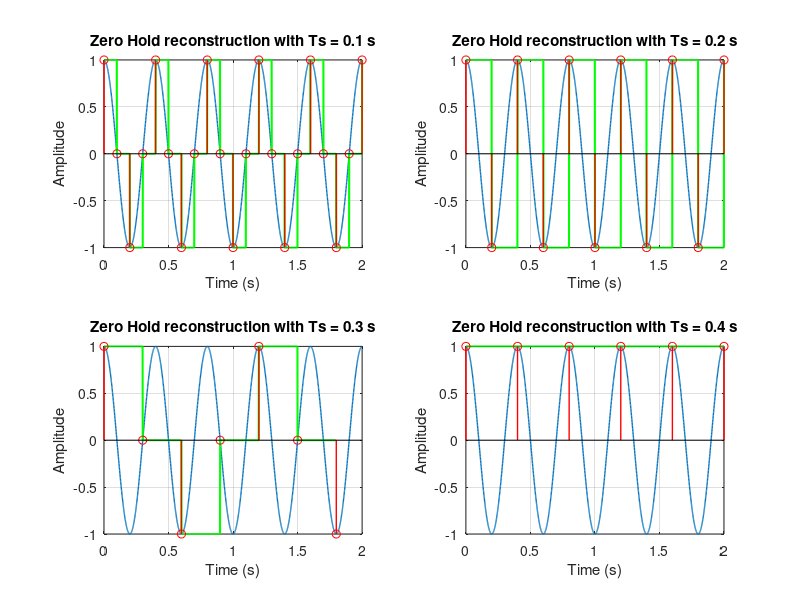
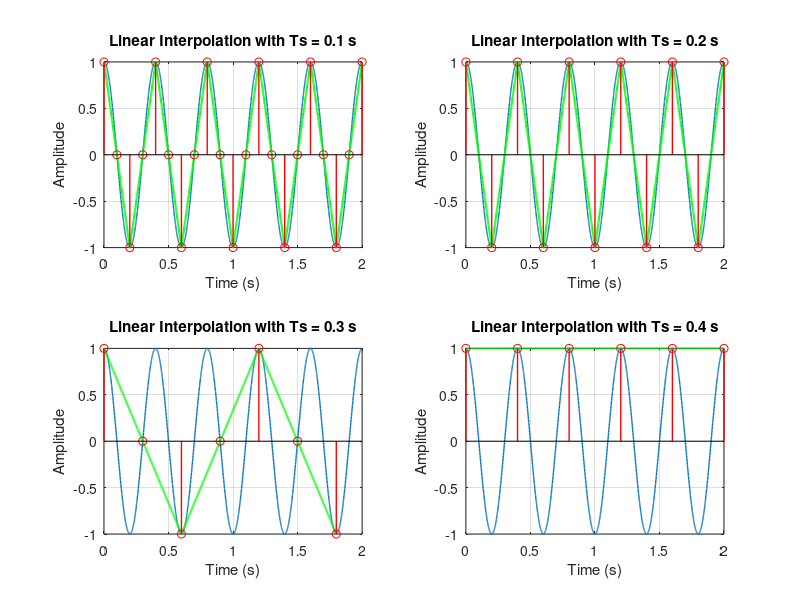
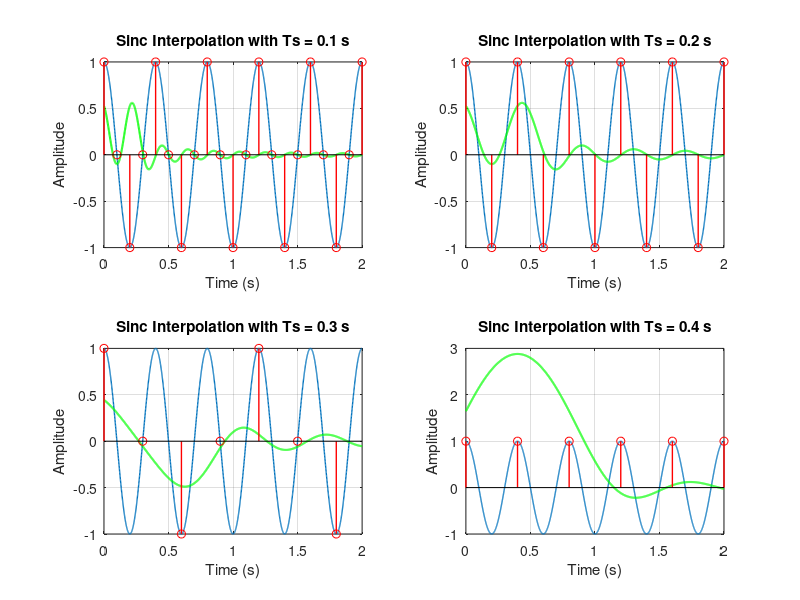

These charts were generated, in order, by the following MATLAB code:
x_t = @(t) cos(5*pi*t);
t = 0:0.001:2 ;
Ts_arr= [0.1,0.2,0.3,0.4];
figure;
for i = 1:length(Ts_arr) 
   Ts = Ts_arr(i) ;
   x_real = x_t(t);
   t_s = 0:Ts:2 ;
   x_n = x_t(t_s); 
    x_reconst1 = interp1(t_s,x_n,t,'previous');
    subplot(2, 2, i);
    plot(t,x_real,'DisplayName','Original signal','LineWidth',1);
    hold on;
    plot(t,x_reconst1,'g','DisplayName','Reconstructed signal','LineWidth',1.5);
    hold on;
    stem( t_s,x_n,'r', 'LineWidth', 1);  
    title(['Zero Hold reconstruction with Ts = ', num2str(Ts), ' s']);
    xlabel('Time (s)');
    ylabel('Amplitude');
    grid on;
end
figure;
for i = 1:length(Ts_arr) 
   Ts = Ts_arr(i) ;
   t_s = 0:Ts:2 ;
   x_real = x_t(t);
   x_n = x_t(t_s); 
    x_reconst2 = interp1(t_s,x_n,t,'linear');
    subplot(2, 2, i);
    plot(t,x_real,'DisplayName','Original signal','LineWidth',1);
    hold on;
    plot(t,x_reconst2,'g','DisplayName','Reconstructed signal','LineWidth',1.5);
    hold on;
    stem( t_s,x_n,'r', 'LineWidth', 1);  
    title(['Linear Interpolation with Ts = ', num2str(Ts), ' s']);
    xlabel('Time (s)');
    ylabel('Amplitude');
    grid on;
end
figure;
for i = 1:length(Ts_arr) 
   Ts = Ts_arr(i) ;
   t_s = 0:Ts:2 ;
   x_real = x_t(t);
   x_n = x_t(t_s);  
  
    xr = zeros(size(t)); 
    omega_c = pi / Ts; 
    for k = 1:length(t)
       
        xr(k) = sum(x_n .* sinc(omega_c * (t(k) - t_s * Ts) / pi) * (omega_c/pi)* Ts);
    end
    
    
    subplot(2, 2, i);
    plot(t,x_real,'DisplayName','Original signal','LineWidth',1);
    hold on;
    plot(t,xr,'g','DisplayName','Reconstructed signal','LineWidth',1.5);
    hold on;
    stem( t_s,x_n,'r', 'LineWidth', 1);  
    title(['Sinc Interpolation with Ts = ', num2str(Ts), ' s']);
    xlabel('Time (s)');
    ylabel('Amplitude');
    grid on;
end